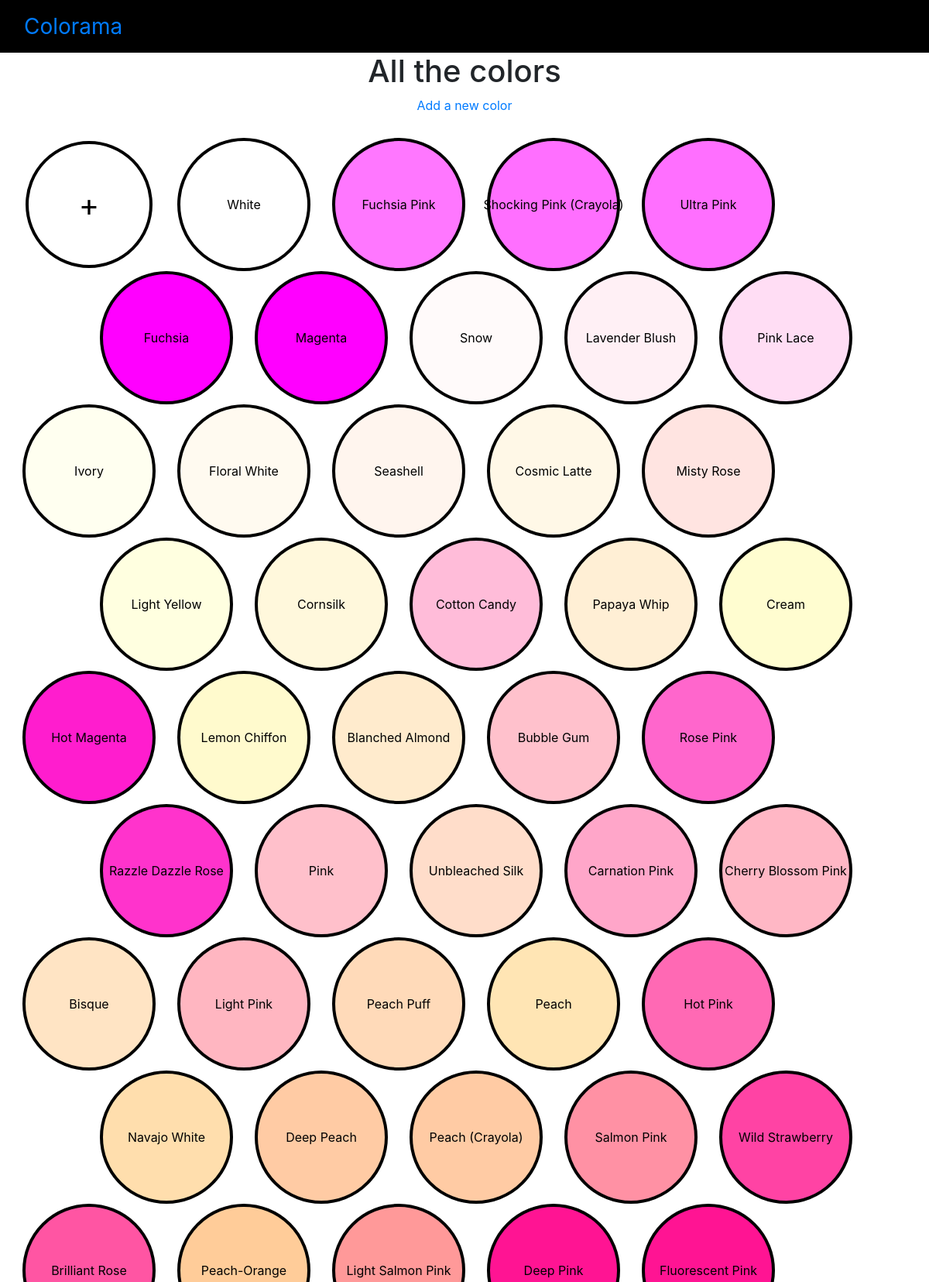
The app's page /colors/ (upper part) with its own data.
### color_app/models.py (models this page shows, shortened)
class Color(models.Model):
    name = models.CharField(max_length=50)
    red = models.IntegerField(validators=[color_channel_validator])
    green = models.IntegerField(validators=[color_channel_validator])
    blue = models.IntegerField(validators=[color_channel_validator])
    def hex_code(self):
        return '#' + ''.join([self.int2hex(self.red), self.int2hex(self.green), self.int2hex(self.blue)])
    def int2hex(self, int_value):
        return hex(int_value)[2:].zfill(2)

### color_app/views.py (the view)
# urls.py: path('colors/', views.ColorListView.as_view(), name="color_list"),
class ColorListView(ListView):
    model = Color
    template_name = "color_app/color_list.html"
    queryset = Color.objects.order_by(*["red", "blue", "green"]).reverse()

### color_app/templates/color_app/color_list.html (shortened to what this page needs)
{% extends "base.html" %}
{% load static %}
{% block content %}
  <div class="row">
    <div class="col text-center">
      <h1>All the colors</h1>
      <p>
        <a href="{% url 'color_app:new_color' %}">
			    Add a new color
	      </a>
      </p>
		</div>
	</div>
	<div class="swatches">
		<div class="swatch">
      <a href="{% url 'color_app:new_color' %}">
			  <svg width="200" height="200">
			    <circle cx="100" cy="100" r="80" style="stroke-width: 4px; stroke: black; fill: none;"></circle>
				  <text x="100" y="100" text-anchor="middle" style="dominant-baseline: central; font-size: 40px;">+</text>
			  </svg>
	    </a>
		</div>
	  {% for color in object_list %}
		  <div class="swatch">
				{% include "color_app/swatch.html" %}
		  </div>
		{% endfor %}
	</div>
{% endblock %}

### color_app/templates/color_app/swatch.html
<svg width="200" height="200">
	<circle cx="100" cy="100" r="84" style="stroke-width: 4px; stroke: black; fill:{{color.hex_code}}"></circle>
	<text x="100" y="100" text-anchor="middle" style="dominant-baseline: central;">{{color.name}}</text>
</svg>

### color_app/static/color_app/style.css (style rules this page uses)
svg { display: block; margin: 0 auto; }
.swatches { display: flex; flex-wrap: wrap; margin-top: 28px; }
.swatch { margin-top: -28px; }

### records on screen
Color: name "White"
Color: name "Fuchsia Pink"
Color: name "Shocking Pink (Crayola)"
Color: name "Ultra Pink"
Color: name "Fuchsia"
Color: name "Magenta"
Color: name "Snow"
Color: name "Lavender Blush"
Color: name "Pink Lace"
Color: name "Ivory"
Color: name "Floral White"
Color: name "Seashell"
Color: name "Cosmic Latte"
Color: name "Misty Rose"
Color: name "Light Yellow"
Color: name "Cornsilk"
Color: name "Cotton Candy"
Color: name "Papaya Whip"
Color: name "Cream"
Color: name "Hot Magenta"
Color: name "Lemon Chiffon"
Color: name "Blanched Almond"
Color: name "Bubble Gum"
Color: name "Rose Pink"
Color: name "Razzle Dazzle Rose"
Color: name "Pink"
Color: name "Unbleached Silk"
Color: name "Carnation Pink"
Color: name "Cherry Blossom Pink"
Color: name "Bisque"
Color: name "Light Pink"
Color: name "Peach Puff"
Color: name "Peach"
Color: name "Hot Pink"
Color: name "Navajo White"
Color: name "Deep Peach"
Color: name "Peach (Crayola)"
Color: name "Salmon Pink"
Color: name "Wild Strawberry"
Color: name "Brilliant Rose"
Color: name "Peach-Orange"
Color: name "Light Salmon Pink"
Color: name "Deep Pink"
Color: name "Fluorescent Pink"
